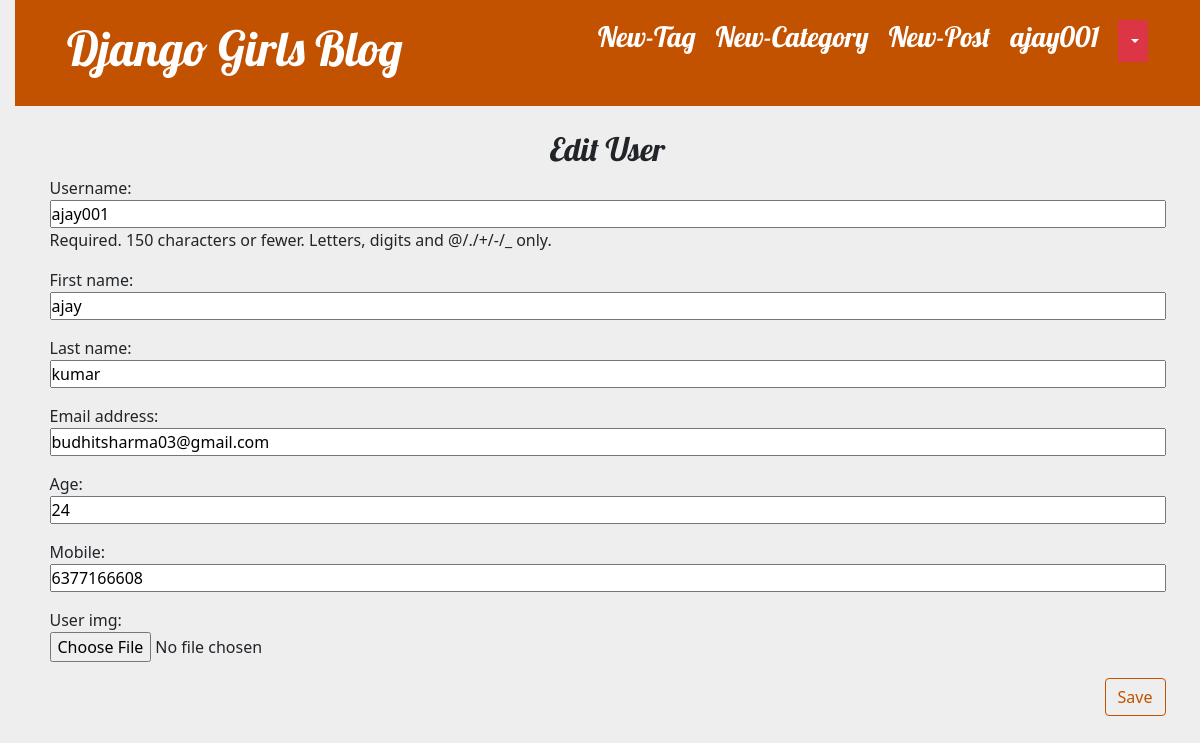
The page /profile_edit/ (signed in) on the database its author committed.
### blog/models.py (models this page shows)
class User(AbstractUser):
    age = models.IntegerField(default=18)
    mobile = models.IntegerField()
    user_img = models.ImageField(upload_to='image/user_img/')

### blog/views.py (the view)
# urls.py: path('profile_edit/', views.profile_edit, name='profile_edit'),
def profile_edit(request):
    user = request.user
    if request.method == "POST":
        form = ProfileForm(request.POST, request.FILES, instance=user)
        if form.is_valid():
            form.save()
            messages.success(request, f'User Details updated succesfully.')
            return redirect('user-profile')
    else:
        form = ProfileForm(instance=user)
    return render(request, 'auth/profile_edit.html', {'form':form})

### blog/forms.py
class ProfileForm(forms.ModelForm):
    class Meta:
        model = User
        fields = ["username", "first_name", "last_name", "email", "age", "mobile", "user_img"]

### blog/templates/auth/profile_edit.html
{% extends 'blog/base.html' %}
{% block content %}
    <center class="mt-4"><h2>Edit User</h2></center>
    <form method="POST" enctype="multipart/form-data" class="post-form">{% csrf_token %}
        {{ form.as_p }}
        <button type="submit" class="save btn btn-secondary">Save</button>
    </form>
{% endblock %}

### blog/templates/blog/base.html (shortened to what this page needs)
{% load static %}
<!DOCTYPE html>
<html>
    <head>
        <link rel="stylesheet" href="https://cdn.jsdelivr.net/npm/bootstrap@5.1.3/dist/css/bootstrap.min.css">
        <link rel="stylesheet" href="{% static 'css/blog.css' %}">
    </head>
    <body>
        <header class="page-header">
          <div class="container">
            {% if user.is_authenticated %}
                <div class="btn-group top-menu">
                    {% if user.user_img %}
                        <a href="{% url 'user-profile' %}"><img src="{{ user.user_img.url}}" alt="{{ user.name }}" style="border-radius: 50%; height: 50px;width: 50px;"></a>
                    {% else %}
                        <a href="{% url 'user-profile' %}" class="top-menu">
                            <h3>{{ user.username }}</h3>
                        </a>
                    {% endif %}
                    <button type="button" class="btn btn-danger btn-sm dropdown-toggle" data-toggle="dropdown" aria-haspopup="true" aria-expanded="false">
                    </button>
                </div>
                <a href="{% url 'post_new' %}" class="top-menu">
                    <h3>New-Post</h3>
                </a>
                <a href="{% url 'new_category' %}" class="top-menu">
                   <h3> New-Category</h3>
                </a>
                <a href="{% url 'new_tag' %}" class="top-menu">
                    <h3> New-Tag</h3>
                 </a>
            {% else %}
            <a href="{% url 'login_view' %}" class="top-menu">
                Login
            </a>
            {% endif %}
            <h1><a href="/">Django Girls Blog</a></h1>
          </div>
        </header>
        <main class="container">
            <div class="row">
                <div class="col">
                    {% block content %}
                    {% endblock %}
                </div>
            </div>
        </main>
    </body>
</html>

### blog/static/css/blog.css (style rules this page uses)
* { margin:0; padding:0 }
a,a:hover { text-decoration: none; }
body { background-color: #eee!important; }
h1 a, h2 a { color: #C25100; font-family: 'Lobster'; }
body { padding-left: 15px; }
.page-header { background-color: #C25100; margin-top: 0; padding: 20px 20px 20px 40px; }
.page-header h1, .page-header h1 a, .page-header h1 a:visited, .page-header h1 a:active { color: #ffffff; font-size: 36pt; text-decoration: none; }
h1, h2, h3, h4 { font-family: 'Lobster', cursive; }
.save { float: right; }
.post-form textarea, .post-form input { width: 100%; }
.top-menu, .top-menu:hover, .top-menu:visited { color: #ffffff; float: right; font-size: 26pt; margin-right: 20px; }
.btn-secondary, .btn-secondary:visited { color: #C25100; background: none; border-color: #C25100; }

### rows shown on the page
User: username "ajay001", first_name "ajay", last_name "kumar", email "budhitsharma03@gmail.com", age "24", mobile "6377166608"
